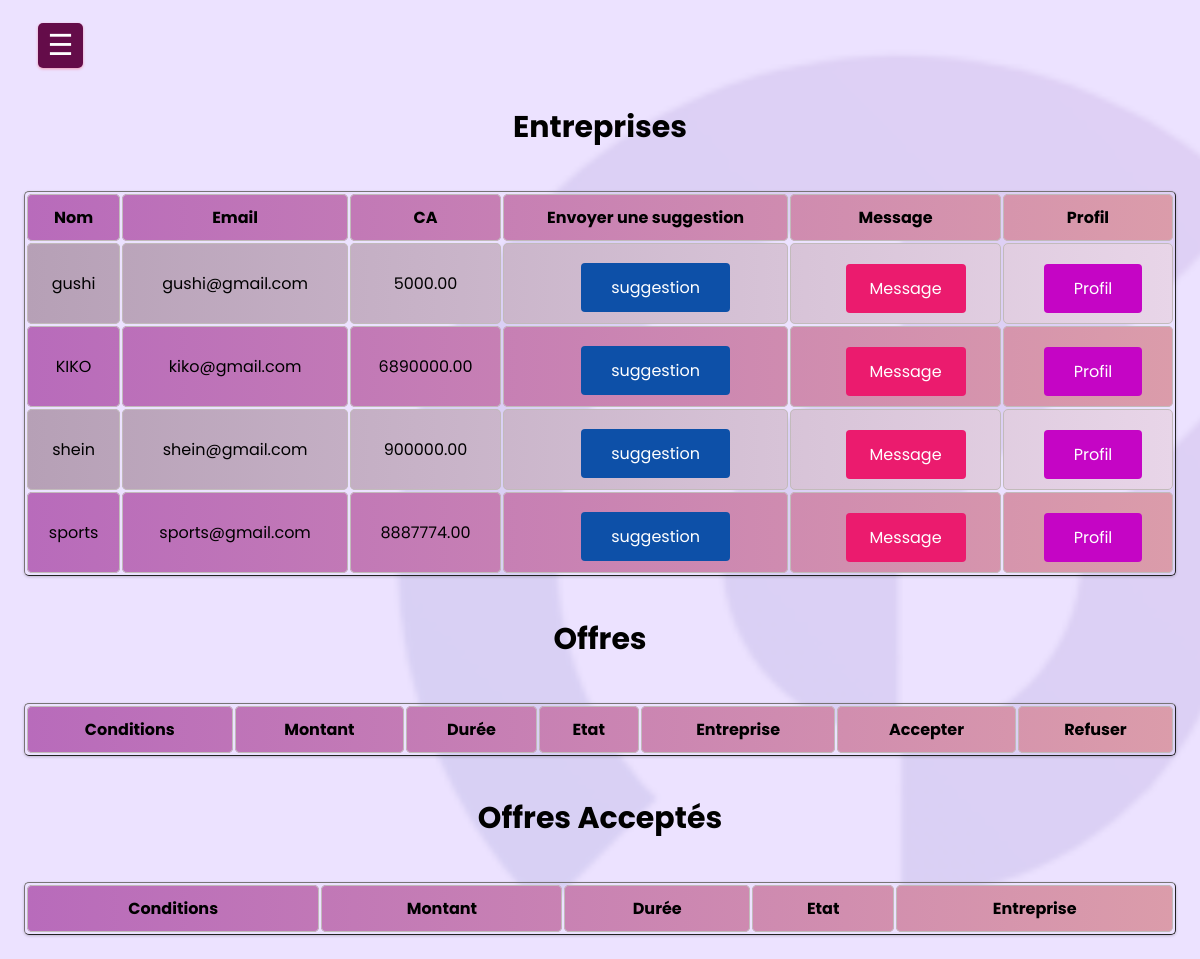
Before: /influenceur.php (signed in) with the older database file.
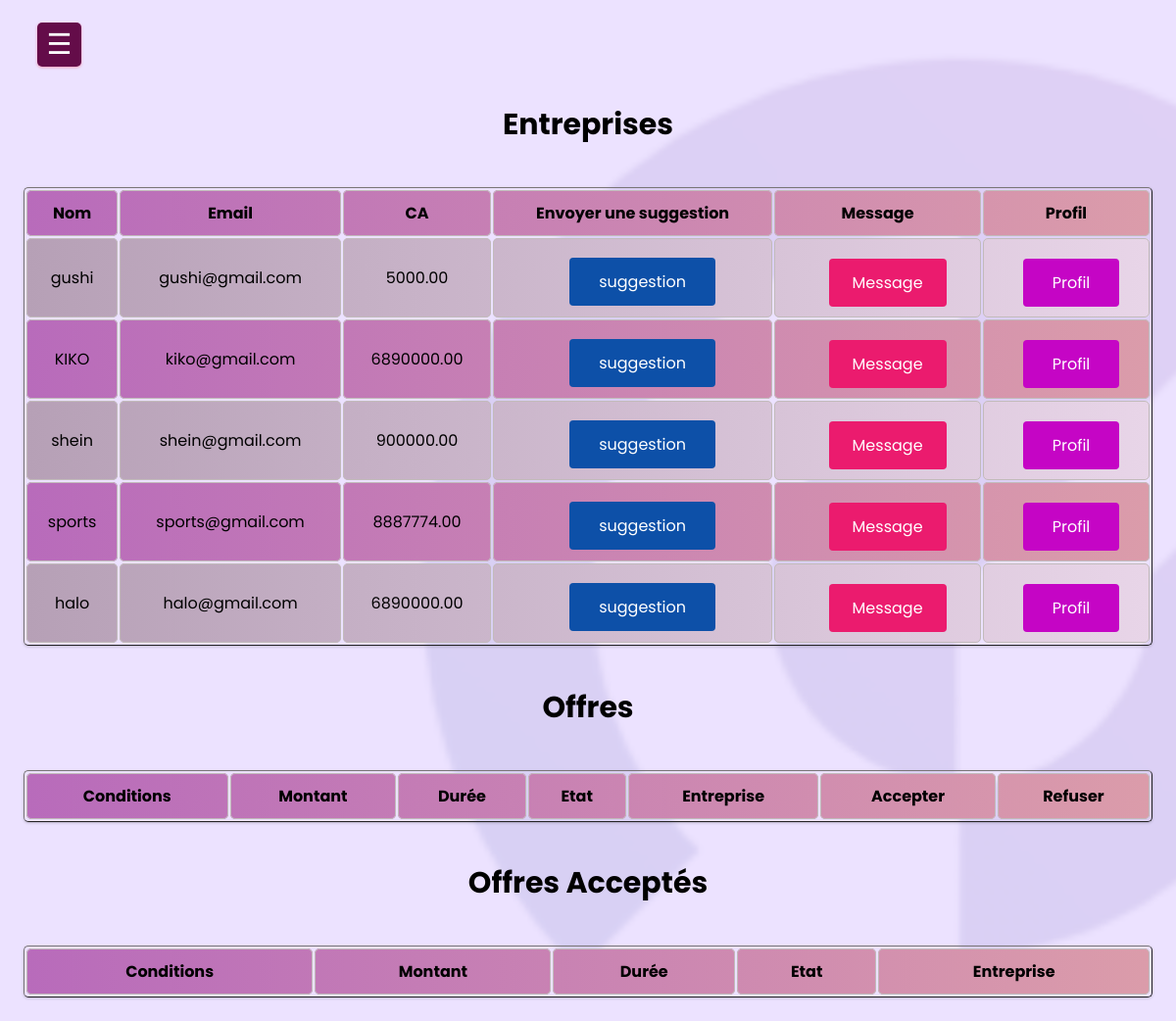
After: the same page with the newer database file.
### tables this page shows
CREATE TABLE `entreprise` (
  `id` int(11) NOT NULL,
  `nom` varchar(255) NOT NULL,
  `telephone` varchar(20) DEFAULT NULL,
  `email` varchar(255) NOT NULL,
  `logo` varchar(255) DEFAULT NULL,
  `site` varchar(255) DEFAULT NULL,
  `ca` decimal(20,2) DEFAULT NULL,
  `domaine` varchar(255) DEFAULT NULL,
  `password` varchar(255) NOT NULL
);

### influenceur.php (the view, shortened to what this page needs)
<!DOCTYPE html>
<html lang="en">
<head>
    <link rel="stylesheet" href="./css/influenceur.css">
    <link rel="stylesheet" href="https://cdnjs.cloudflare.com/ajax/libs/font-awesome/4.7.0/css/font-awesome.min.css">
</head>
<body>
<label for="check">
    <div id="btn">&#9776;</div>
</label>
  <main>
    </main>
<div class="main">
<?php
include 'database.php';
$sql = "SELECT * FROM entreprise";
$result = $conn->query($sql);
echo "<h2>Entreprises</h2>";
    echo "<table border='1'>
    <tr>
    <th>Nom</th>
    <th>Email</th>
    <th>CA</th>
    <th> Envoyer une suggestion </th>
    <th>Message</th>
    <th>Profil</th>
    </tr>";
    while($row = $result->fetch_assoc()) {
        echo "<tr>";
        echo "<td>" . $row['nom'] . "</td>";
        echo "<td>" . $row['email'] . "</td>";
        echo "<td>" . $row['ca'] . "</td>";
        echo "<td>";
        echo "<form method='post'>";
        echo "<button type='button' class='suggestion-btn'>suggestion</button>";
        echo "</form>";
        echo "</td>";
        echo "<td>";
        echo "<form method='post'>";
        echo "<button type='submit' class='message-btn' name='message'>Message</button>";
        echo "</form>";
        echo "</td>";
        echo "<td>";
        echo "<form method='post'>";
        echo "<button type='submit' class='profile-btn' name='profile'>Profil</button>";
        echo "</form>";
        echo "</td>";
        echo "</tr>";
    }
    echo "</table>";
           ?>
<?php
    echo "<h2>Offres</h2>";
    echo "<table border='1'>
    <tr>
    <th>Conditions</th>
    <th>Montant</th>
    <th>Durée</th>
    <th>Etat</th>
    <th>Entreprise</th>
    <th>Accepter</th>
    <th>Refuser</th>
    </tr>";
    echo "</table>";
           ?>
<?php
    echo "<h2> Offres Acceptés </h2>";
    echo "<table border='1'>
    <tr>
    <th>Conditions</th>
    <th>Montant</th>
    <th>Durée</th>
    <th>Etat</th>
    <th>Entreprise</th>
    </tr>";
    echo "</table>";
?>
</div>
</body>
</html>

### css/influenceur.css (style rules this page uses)
* { font-family: "poppins",sans-serif; }
body { background-image: url("../images/bg.png"); background-size: cover; background-attachment: fixed; }
label #btn, label #cancel { position: absolute; cursor: pointer; background-color: #640c49; height: 45px; width: 45px; text-align: center; line-height: 45px; color: white; font-size: 29px; border-radius: 5px; box-shadow: 0 1px 3px #ee9ab5; margin: 15px 30px; transition: all .5s ease; }
.main { transition: margin-left .5s; padding: 16px; margin-left: 0px; }
.main h2 { transition: left .5s; padding: 16px; font-size: 30px; text-align: center; }
table { border-collapse: collapse; width: 100%; box-shadow: 0 1px 3px rgba(0, 0, 0, 0.2); border-collapse: separate; border-color: #787475; border-radius: 5px; margin-top: 20px; }
td, th { border: 1px solid #c2bbbb; border-radius: 5px; padding: 10px; text-align: center; }
tr:nth-child(odd) { background: linear-gradient(to right, #b86bbb, #db9caa); }
tr:nth-child(even) { background: linear-gradient(to right, #b6a0b6, #e8d5e8); }
.suggestion-btn { background-color: #0d50a8; border: none; border-radius: 4px; color: white; padding: 12px 30px; text-align: center; text-decoration: none; display: inline-block; font-size: 16px; cursor: pointer; margin-left: 20px; margin-top: 8px; }
.profile-btn { background-color: #c505c5; border: none; border-radius: 4px; color: white; padding: 12px 30px; text-align: center; text-decoration: none; display: inline-block; font-size: 16px; cursor: pointer; margin-left: 10px; margin-top: 10px; }
.message-btn { background-color: #eb1b6e; color: white; border: none; padding: 12px 24px; font-size: 16px; border-radius: 4px; cursor: pointer; transition: background-color 0.3s ease; margin-left: 20px; margin-top: 10px; }
main { padding: 20px; }

Changed rows visible on the page:
added entreprise: nom "halo", email "halo@gmail.com", ca "6890000.00"
